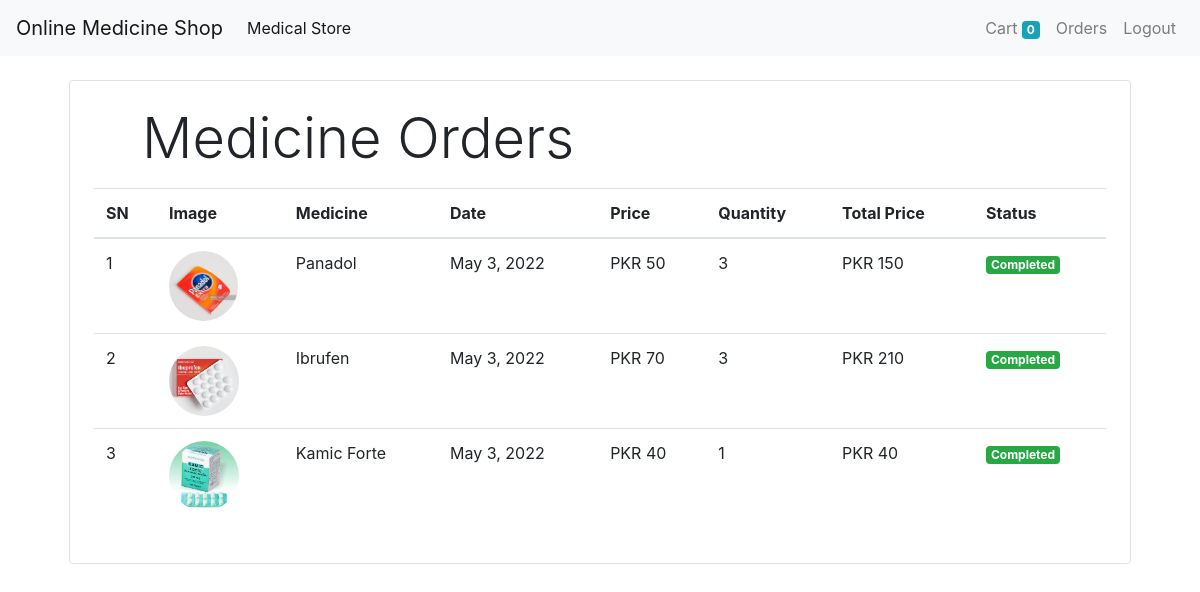
Page /orders (signed in) on the committed database.
### store/models/orders.py (models this page shows, shortened)
class Order(models.Model):
    medicine = models.ForeignKey(Medicine, on_delete=models.CASCADE)
    patient = models.ForeignKey(Patient, on_delete=models.CASCADE)
    quantity = models.IntegerField(default=1)
    price = models.IntegerField()
    address = models.CharField(max_length=50, default='', blank=True)
    phone = models.CharField(max_length=50, default='', blank=True)
    date = models.DateField(default=datetime.datetime.today)
    status = models.BooleanField(default=False)
    @staticmethod
    def get_orders_by_patient(patient_id):
        return Order \
            .objects \
            .filter(patient=patient_id)\
            .order_by('-date')

### store/models/medicine.py (models this page shows, shortened)
class Medicine(models.Model):
    name = models.CharField(max_length=50)
    price = models.IntegerField(default=0)
    category = models.ForeignKey(Category, on_delete=models.CASCADE, default=1)
    description = models.CharField(max_length=200, default='', null=True, blank=True)
    image = models.ImageField(upload_to='uploads/medicines/')

### store/middlewares/auth.py (the view)
    def middleware(request):
        returnUrl = request.META['PATH_INFO']
        if not request.session.get('patient'):
            return redirect(f'login?return_url={returnUrl}')
        response = get_response(request)
        return response

### store/templatetags/custom_filter.py (called while the page is built)
@register.filter(name= 'currency')
def currency(number):
    return "PKR "+ str(number)

@register.filter(name= 'multiply')
def multiply(number, number1):
    return number * number1

### store/views/orders.py (called while the page is built)
    def get(self, request):
        patient = request.session.get('patient')
        orders = Order.get_orders_by_patient(patient)
        print(orders)
        orders = orders.reverse()
        return render(request, 'orders.html', {'orders' : orders})

### store/templates/orders.html
{% extends 'base.html' %}
{% block content %}
{% load cart %}
{% load custom_filter %}
<div class="container">
    <div class="border rounded p-4 m-4">
        <p class="display-4 pl-4 ml-4"> Medicine Orders</p>
        <table class="table">
            <thead>
                <tr>
                    <th>SN</th>
                    <th>Image</th>
                    <th>Medicine</th>
                    <th>Date</th>
                    <th>Price</th>
                    <th>Quantity</th>
                    <th>Total Price</th>
                    <th>Status</th>
                </tr>
            </thead>
            <tbody>
                {% for order in orders %}
                <tr>
                    <td>{{forloop.counter}}</td>
                    <td><img style="height: 70px" class="rounded-circle" src="{{order.medicine.image.url}}"></td>
                    <td>{{order.medicine.name}}</td>
                    <td>{{order.date}}</td>
                    <td>{{order.price|currency}}</td>
                    <td>{{order.quantity}}</td>
                    <td>{{order.quantity|multiply:order.price|currency}}</td>
                    {% if order.status %}
                    <td>
                        <small class="badge badge-success" >
                            Completed
                        </small>
                    </td>
                    {% else %}
                    <td>
                        <small class="badge badge-warning" >
                            Pending
                        </small>
                    </td>
                    {% endif %}
                </tr>
                {% endfor %}
            </tbody>
        </table>
    </div>
</div>
{% endblock %}

### rows in the picture
Order: medicine.image (picture), medicine.name "Panadol", date "May 3, 2022", price "PKR 50", quantity "3", quantity|multiply "PKR 150", status "Completed"
Order: medicine.image (picture), medicine.name "Ibrufen", date "May 3, 2022", price "PKR 70", quantity "3", quantity|multiply "PKR 210", status "Completed"
Order: medicine.image (picture), medicine.name "Kamic Forte", date "May 3, 2022", price "PKR 40", quantity "1", quantity|multiply "PKR 40", status "Completed"

### other values in the picture
{{ request.session.cart.keys|length }} "0"
